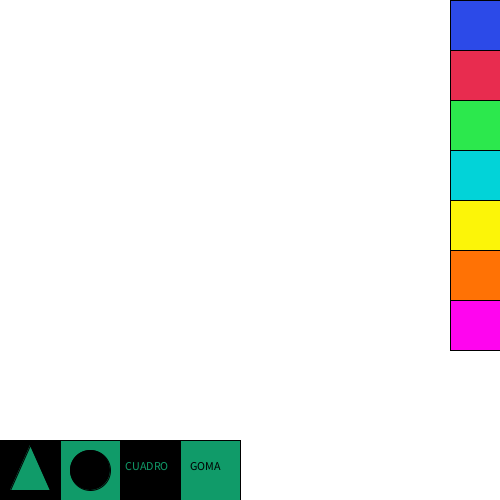
Frame 1 (no input)
Frame 60 (the mouse pressed at the canvas centre just before this capture): identical to frame 1, image omitted
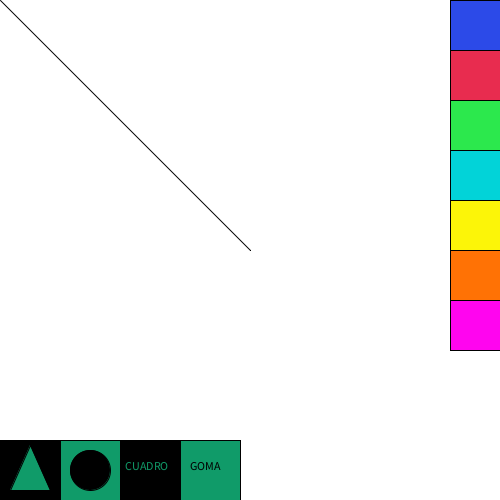
Frame 120 (the mouse held since frame 60 and released just before this capture)

The Processing sketch that drew these frames (run headless with seeded random() and noise(); from frame 60 on, the mouse is pressed at the canvas centre):

// Processing sketch: processing_169430
// ── processing_169430.pde

boolean triangulo=false;
boolean circulo=false;
boolean cuadrado=false;
boolean goma=false;
int d=1;
int h=1;
int f=1;
int k=1;
int v=15;
int b=15;
int g=30;
int m=30;
int c=15;
int l=15;
void setup()
{
size(500,500);
background(255);
   
fill(#2C4AE8);
rect(450,0,50,50);
fill(#E82C4F);
rect(450,50,50,50);
fill(#2CE84D);
rect(450,100,50,50);
fill(#02D3D8);
rect(450,150,50,50);
fill(#FCF508);
rect(450,200,50,50);
fill(#FF7205);
rect(450,250,50,50);
fill(#FF05EF);
rect(450,300,50,50);


fill(0);
rect(0,440,60,60);
fill(#109B69);
triangle(10,490,30,445,50,490);

fill(#109B69);
rect(60,440,60,60);
fill(0);
ellipse(90,470,40,40);

fill(0);
rect(120,440,60,60);
fill(#109B69);
text("CUADRO",125,470);
 
fill(#109B69);
rect(180,440,60,60);
fill(0);
text("GOMA",190,470);
}

void draw()
{
 if(triangulo==true){
    if(mousePressed){
      strokeWeight(d);
      triangle(mouseX,mouseY,mouseX+30,mouseY,mouseX+15,mouseY-15);
    }
  }
 if(cuadrado==true){
   if(mousePressed){
     strokeWeight(h);
     rect(mouseX,mouseY,v,b);
   }
 }
  if(goma==true){
    if(mousePressed){
      strokeWeight(f);
      rect(mouseX,mouseY,g,m);
    }
  }
  if(circulo==true){
    if(mousePressed){
      strokeWeight(k);
      ellipse(mouseX,mouseY,c,l);
    }
  }
if(mousePressed)
{
line(pmouseX,pmouseY,mouseX,mouseY);
}
  
  if(mouseX>450 && mouseY<50)
  {
  if (mousePressed)
  {
    stroke(#2C4AE8);
  }
  }
  else if(mouseX>450 && mouseY>50 && mouseY<100) 
  {
    if(mousePressed)
  {
    stroke(#E82C4F);
  }
  }
   else if(mouseX>450 && mouseY>100 && mouseY<150) 
  {
    if(mousePressed)
  {
    stroke(#2CE84D);
  }
  }
   else if(mouseX>450 && mouseY>150 && mouseY<200) 
  {
    if(mousePressed)
  {
    stroke(#02D3D8);
  }
  }
   else if(mouseX>450 && mouseY>200 && mouseY<250) 
  {
    if(mousePressed)
  {
    stroke(#FCF508);
  }
  }
   else if(mouseX>450 && mouseX<500 && mouseY>250 && mouseY<300) 
  {
    if(mousePressed)
  {
    stroke(#FF7205);
  }
  }
    else if(mouseX>450 && mouseX<500 && mouseY>300 && mouseY<350) 
  {
    if(mousePressed)
  {
    stroke(#FF05EF);  
  }
  }
   else if(mouseX>0 &&mouseX<50 && mouseY>450 &&mouseY<500){
  if (mousePressed)
  {
     stroke(150);
  fill(150);
  triangulo=!triangulo;
  circulo=false;
  cuadrado=false;
  goma=false;
  }
  
   }
    else if(mouseX>100 &&mouseX<150 && mouseY>450 &&mouseY<500){
  if (mousePressed)
  {
     stroke(#D61E1E);
  fill(#D61E1E);
  cuadrado=!cuadrado;
  circulo=false;
  triangulo=false;
  goma=false;
  }
  
   }
else if(mouseX>150 &&mouseX<200 && mouseY>450 &&mouseY<500){
  if (mousePressed)
  {
     stroke(#FFFFFF);
  fill(#FFFFFF);
  goma=!goma;
  circulo=false;
  triangulo=false;
  cuadrado=false;
  }
}
else if(mouseX>50 &&mouseX<100 && mouseY>450 &&mouseY<500){
  if (mousePressed)
  {
     stroke(#DC33F0);
  fill(#DC33F0);
  circulo=!circulo;
  goma=false;
  triangulo=false;
  cuadrado=false;
  }
}
    }
